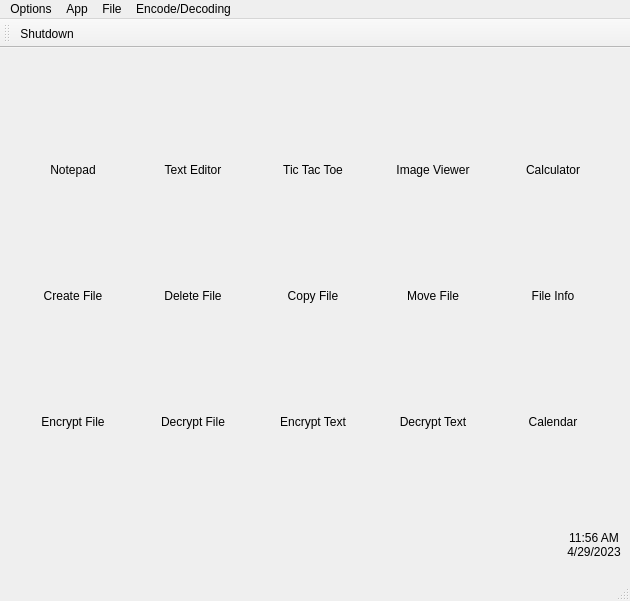
<?xml version="1.0" encoding="UTF-8"?>
<ui version="4.0">
 <class>Desktop</class>
 <widget class="QMainWindow" name="Desktop">
  <property name="geometry">
   <rect>
    <x>0</x>
    <y>0</y>
    <width>630</width>
    <height>601</height>
   </rect>
  </property>
  <property name="sizePolicy">
   <sizepolicy hsizetype="Fixed" vsizetype="Preferred">
    <horstretch>0</horstretch>
    <verstretch>0</verstretch>
   </sizepolicy>
  </property>
  <property name="windowTitle">
   <string>MainWindow</string>
  </property>
  <widget class="QWidget" name="centralwidget">
   <property name="minimumSize">
    <size>
     <width>50</width>
     <height>50</height>
    </size>
   </property>
   <layout class="QVBoxLayout" name="verticalLayout_16">
    <item>
     <layout class="QGridLayout" name="gridLayout">
      <item row="0" column="0">
       <layout class="QVBoxLayout" name="verticalLayout_5">
        <item>
         <widget class="QPushButton" name="notepad">
          <property name="enabled">
           <bool>true</bool>
          </property>
          <property name="sizePolicy">
           <sizepolicy hsizetype="Minimum" vsizetype="Preferred">
            <horstretch>0</horstretch>
            <verstretch>0</verstretch>
           </sizepolicy>
          </property>
          <property name="minimumSize">
           <size>
            <width>100</width>
            <height>100</height>
           </size>
          </property>
          <property name="maximumSize">
           <size>
            <width>100</width>
            <height>100</height>
           </size>
          </property>
          <property name="styleSheet">
           <string notr="true">QPushButton {
    border-image: url(:/img/notepad.png) 0 0 0 0 stretch stretch;
    border: none;
}
</string>
          </property>
          <property name="text">
           <string/>
          </property>
         </widget>
        </item>
        <item>
         <widget class="QLabel" name="label_9">
          <property name="minimumSize">
           <size>
            <width>100</width>
            <height>0</height>
           </size>
          </property>
          <property name="maximumSize">
           <size>
            <width>100</width>
            <height>16777215</height>
           </size>
          </property>
          <property name="text">
           <string>Notepad</string>
          </property>
          <property name="alignment">
           <set>Qt::AlignCenter</set>
          </property>
         </widget>
        </item>
       </layout>
      </item>
      <item row="0" column="1">
       <layout class="QVBoxLayout" name="verticalLayout_4">
        <item>
         <widget class="QPushButton" name="text_editor">
          <property name="enabled">
           <bool>true</bool>
          </property>
          <property name="sizePolicy">
           <sizepolicy hsizetype="Minimum" vsizetype="Preferred">
            <horstretch>0</horstretch>
            <verstretch>0</verstretch>
           </sizepolicy>
          </property>
          <property name="minimumSize">
           <size>
            <width>100</width>
            <height>100</height>
           </size>
          </property>
          <property name="maximumSize">
           <size>
            <width>100</width>
            <height>100</height>
           </size>
          </property>
          <property name="styleSheet">
           <string notr="true">QPushButton {
    border-image: url(:/img/text_editor.png) 0 0 0 0 stretch stretch;
    border: none;
}
</string>
          </property>
          <property name="text">
           <string/>
          </property>
         </widget>
        </item>
        <item>
         <widget class="QLabel" name="label_8">
          <property name="minimumSize">
           <size>
            <width>100</width>
            <height>0</height>
           </size>
          </property>
          <property name="maximumSize">
           <size>
            <width>100</width>
            <height>16777215</height>
           </size>
          </property>
          <property name="text">
           <string>Text Editor</string>
          </property>
          <property name="alignment">
           <set>Qt::AlignCenter</set>
          </property>
         </widget>
        </item>
       </layout>
      </item>
      <item row="0" column="2">
       <layout class="QVBoxLayout" name="verticalLayout_3">
        <item>
         <widget class="QPushButton" name="tic_tac_toe">
          <property name="sizePolicy">
           <sizepolicy hsizetype="Minimum" vsizetype="Preferred">
            <horstretch>0</horstretch>
            <verstretch>0</verstretch>
           </sizepolicy>
          </property>
          <property name="minimumSize">
           <size>
            <width>100</width>
            <height>100</height>
           </size>
          </property>
          <property name="maximumSize">
           <size>
            <width>100</width>
            <height>100</height>
           </size>
          </property>
          <property name="styleSheet">
           <string notr="true">QPushButton {
    border-image: url(:/img/tictactoe.png) 0 0 0 0 stretch stretch;
    border: none;
}
</string>
          </property>
          <property name="text">
           <string/>
          </property>
         </widget>
        </item>
        <item>
         <widget class="QLabel" name="label_7">
          <property name="minimumSize">
           <size>
            <width>100</width>
            <height>0</height>
           </size>
          </property>
          <property name="maximumSize">
           <size>
            <width>100</width>
            <height>16777215</height>
           </size>
          </property>
          <property name="text">
           <string>Tic Tac Toe</string>
          </property>
          <property name="alignment">
           <set>Qt::AlignCenter</set>
          </property>
         </widget>
        </item>
       </layout>
      </item>
      <item row="0" column="3">
       <layout class="QVBoxLayout" name="verticalLayout_2">
        <item>
         <widget class="QPushButton" name="image_viewer">
          <property name="sizePolicy">
           <sizepolicy hsizetype="Minimum" vsizetype="Preferred">
            <horstretch>0</horstretch>
            <verstretch>0</verstretch>
           </sizepolicy>
          </property>
          <property name="minimumSize">
           <size>
            <width>100</width>
            <height>100</height>
           </size>
          </property>
          <property name="maximumSize">
           <size>
            <width>100</width>
            <height>100</height>
           </size>
          </property>
          <property name="styleSheet">
           <string notr="true">QPushButton {
    border-image: url(:/img/image_viewer.png) 0 0 0 0 stretch stretch;
    border: none;
}
</string>
          </property>
          <property name="text">
           <string/>
          </property>
         </widget>
        </item>
        <item>
         <widget class="QLabel" name="label_6">
          <property name="minimumSize">
           <size>
            <width>100</width>
            <height>0</height>
           </size>
          </property>
          <property name="maximumSize">
           <size>
            <width>100</width>
            <height>16777215</height>
           </size>
          </property>
          <property name="text">
           <string>Image Viewer</string>
          </property>
          <property name="alignment">
           <set>Qt::AlignCenter</set>
          </property>
         </widget>
        </item>
       </layout>
      </item>
      <item row="0" column="4">
       <layout class="QVBoxLayout" name="verticalLayout">
        <item>
         <widget class="QPushButton" name="calculator">
          <property name="sizePolicy">
           <sizepolicy hsizetype="Minimum" vsizetype="Preferred">
            <horstretch>0</horstretch>
            <verstretch>0</verstretch>
           </sizepolicy>
          </property>
          <property name="minimumSize">
           <size>
            <width>100</width>
            <height>100</height>
           </size>
          </property>
          <property name="maximumSize">
           <size>
            <width>100</width>
            <height>100</height>
           </size>
          </property>
          <property name="styleSheet">
           <string notr="true">QPushButton {
    border-image: url(:/img/calculator.png) 0 0 0 0 stretch stretch;
    border: none;
}
</string>
          </property>
          <property name="text">
           <string/>
          </property>
         </widget>
        </item>
        <item>
         <widget class="QLabel" name="label_5">
          <property name="minimumSize">
           <size>
            <width>100</width>
            <height>0</height>
           </size>
          </property>
          <property name="maximumSize">
           <size>
            <width>100</width>
            <height>16777215</height>
           </size>
          </property>
          <property name="text">
           <string>Calculator</string>
          </property>
          <property name="alignment">
           <set>Qt::AlignCenter</set>
          </property>
         </widget>
        </item>
       </layout>
      </item>
      <item row="1" column="0">
       <layout class="QVBoxLayout" name="verticalLayout_10">
        <item>
         <widget class="QPushButton" name="create_file">
          <property name="sizePolicy">
           <sizepolicy hsizetype="Minimum" vsizetype="Preferred">
            <horstretch>0</horstretch>
            <verstretch>0</verstretch>
           </sizepolicy>
          </property>
          <property name="minimumSize">
           <size>
            <width>100</width>
            <height>100</height>
           </size>
          </property>
          <property name="maximumSize">
           <size>
            <width>100</width>
            <height>100</height>
           </size>
          </property>
          <property name="styleSheet">
           <string notr="true">QPushButton {
    border-image: url(:/img/create_file.png) 0 0 0 0 stretch stretch;
    border: none;
}
</string>
          </property>
          <property name="text">
           <string/>
          </property>
         </widget>
        </item>
        <item>
         <widget class="QLabel" name="label_10">
          <property name="minimumSize">
           <size>
            <width>100</width>
            <height>0</height>
           </size>
          </property>
          <property name="maximumSize">
           <size>
            <width>100</width>
            <height>16777215</height>
           </size>
          </property>
          <property name="text">
           <string>Create File</string>
          </property>
          <property name="alignment">
           <set>Qt::AlignCenter</set>
          </property>
         </widget>
        </item>
       </layout>
      </item>
      <item row="1" column="1">
       <layout class="QVBoxLayout" name="verticalLayout_9">
        <item>
         <widget class="QPushButton" name="delete_file">
          <property name="sizePolicy">
           <sizepolicy hsizetype="Minimum" vsizetype="Preferred">
            <horstretch>0</horstretch>
            <verstretch>0</verstretch>
           </sizepolicy>
          </property>
          <property name="minimumSize">
           <size>
            <width>100</width>
            <height>100</height>
           </size>
          </property>
          <property name="maximumSize">
           <size>
            <width>100</width>
            <height>100</height>
           </size>
          </property>
          <property name="styleSheet">
           <string notr="true">QPushButton {
    border-image: url(:/img/delete_file.png) 0 0 0 0 stretch stretch;
    border: none;
}
</string>
          </property>
          <property name="text">
           <string/>
          </property>
         </widget>
        </item>
        <item>
         <widget class="QLabel" name="label_11">
          <property name="minimumSize">
           <size>
            <width>100</width>
            <height>0</height>
           </size>
          </property>
          <property name="maximumSize">
           <size>
            <width>100</width>
            <height>16777215</height>
           </size>
          </property>
          <property name="text">
           <string>Delete File</string>
          </property>
          <property name="alignment">
           <set>Qt::AlignCenter</set>
          </property>
         </widget>
        </item>
       </layout>
      </item>
      <item row="1" column="2">
       <layout class="QVBoxLayout" name="verticalLayout_8">
        <item>
         <widget class="QPushButton" name="copy_file">
          <property name="sizePolicy">
           <sizepolicy hsizetype="Minimum" vsizetype="Preferred">
            <horstretch>0</horstretch>
            <verstretch>0</verstretch>
           </sizepolicy>
          </property>
          <property name="minimumSize">
           <size>
            <width>100</width>
            <height>100</height>
           </size>
          </property>
          <property name="maximumSize">
           <size>
            <width>100</width>
            <height>100</height>
           </size>
          </property>
          <property name="styleSheet">
           <string notr="true">QPushButton {
    border-image: url(:/img/copy_file.png) 0 0 0 0 stretch stretch;
    border: none;
}
</string>
          </property>
          <property name="text">
           <string/>
          </property>
         </widget>
        </item>
        <item>
         <widget class="QLabel" name="label_13">
          <property name="minimumSize">
           <size>
            <width>100</width>
            <height>0</height>
           </size>
          </property>
          <property name="maximumSize">
           <size>
            <width>100</width>
            <height>16777215</height>
           </size>
          </property>
          <property name="text">
           <string>Copy File</string>
          </property>
          <property name="alignment">
           <set>Qt::AlignCenter</set>
          </property>
         </widget>
        </item>
       </layout>
      </item>
      <item row="1" column="3">
       <layout class="QVBoxLayout" name="verticalLayout_7">
        <item>
         <widget class="QPushButton" name="move_file">
          <property name="sizePolicy">
           <sizepolicy hsizetype="Minimum" vsizetype="Preferred">
            <horstretch>0</horstretch>
            <verstretch>0</verstretch>
           </sizepolicy>
          </property>
          <property name="minimumSize">
           <size>
            <width>100</width>
            <height>100</height>
           </size>
          </property>
          <property name="maximumSize">
           <size>
            <width>100</width>
            <height>100</height>
           </size>
          </property>
          <property name="styleSheet">
           <string notr="true">QPushButton {
    border-image: url(:/img/move_file.png) 0 0 0 0 stretch stretch;
    border: none;
}
</string>
          </property>
          <property name="text">
           <string/>
          </property>
         </widget>
        </item>
        <item>
         <widget class="QLabel" name="label_14">
          <property name="minimumSize">
           <size>
            <width>100</width>
            <height>0</height>
           </size>
          </property>
          <property name="maximumSize">
           <size>
            <width>100</width>
            <height>16777215</height>
           </size>
          </property>
          <property name="text">
           <string>Move File</string>
          </property>
          <property name="alignment">
           <set>Qt::AlignCenter</set>
          </property>
         </widget>
        </item>
       </layout>
      </item>
      <item row="1" column="4">
       <layout class="QVBoxLayout" name="verticalLayout_6">
        <item>
         <widget class="QPushButton" name="check_file_info">
          <property name="sizePolicy">
           <sizepolicy hsizetype="Minimum" vsizetype="Preferred">
            <horstretch>0</horstretch>
            <verstretch>0</verstretch>
           </sizepolicy>
          </property>
          <property name="minimumSize">
           <size>
            <width>100</width>
            <height>100</height>
           </size>
          </property>
          <property name="maximumSize">
           <size>
            <width>100</width>
            <height>100</height>
           </size>
          </property>
          <property name="styleSheet">
           <string notr="true">QPushButton {
    border-image: url(:/img/file_info.png) 0 0 0 0 stretch stretch;
    border: none;
}
</string>
          </property>
          <property name="text">
           <string/>
          </property>
         </widget>
        </item>
        <item>
         <widget class="QLabel" name="label_15">
          <property name="minimumSize">
           <size>
            <width>100</width>
            <height>0</height>
           </size>
          </property>
          <property name="maximumSize">
           <size>
            <width>100</width>
            <height>16777215</height>
           </size>
          </property>
          <property name="text">
           <string>File Info</string>
          </property>
          <property name="alignment">
           <set>Qt::AlignCenter</set>
          </property>
         </widget>
        </item>
       </layout>
      </item>
      <item row="2" column="0">
       <layout class="QVBoxLayout" name="verticalLayout_15">
        <item>
         <widget class="QPushButton" name="file_encryptor">
          <property name="sizePolicy">
           <sizepolicy hsizetype="Minimum" vsizetype="Preferred">
            <horstretch>0</horstretch>
            <verstretch>0</verstretch>
           </sizepolicy>
          </property>
          <property name="minimumSize">
           <size>
            <width>100</width>
            <height>100</height>
           </size>
          </property>
          <property name="maximumSize">
           <size>
            <width>100</width>
            <height>100</height>
           </size>
          </property>
          <property name="styleSheet">
           <string notr="true">QPushButton {
    border-image: url(:/img/file_encryption.png) 0 0 0 0 stretch stretch;
    border: none;
}
</string>
          </property>
          <property name="text">
           <string/>
          </property>
         </widget>
        </item>
        <item>
         <widget class="QLabel" name="label_16">
          <property name="minimumSize">
           <size>
            <width>100</width>
            <height>0</height>
           </size>
          </property>
          <property name="maximumSize">
           <size>
            <width>100</width>
            <height>16777215</height>
           </size>
          </property>
          <property name="text">
           <string>Encrypt File</string>
          </property>
          <property name="alignment">
           <set>Qt::AlignCenter</set>
          </property>
         </widget>
        </item>
       </layout>
      </item>
      <item row="2" column="1">
       <layout class="QVBoxLayout" name="verticalLayout_14">
        <item>
         <widget class="QPushButton" name="file_decryptor">
          <property name="sizePolicy">
           <sizepolicy hsizetype="Minimum" vsizetype="Preferred">
            <horstretch>0</horstretch>
            <verstretch>0</verstretch>
           </sizepolicy>
          </property>
          <property name="minimumSize">
           <size>
            <width>100</width>
            <height>100</height>
           </size>
          </property>
          <property name="maximumSize">
           <size>
            <width>100</width>
            <height>100</height>
           </size>
          </property>
          <property name="styleSheet">
           <string notr="true">QPushButton {
    border-image: url(:/img/file_decryption.png) 0 0 0 0 stretch stretch;
    border: none;
}
</string>
          </property>
          <property name="text">
           <string/>
          </property>
         </widget>
        </item>
        <item>
         <widget class="QLabel" name="label_17">
          <property name="minimumSize">
           <size>
            <width>100</width>
            <height>0</height>
           </size>
          </property>
          <property name="maximumSize">
           <size>
            <width>100</width>
            <height>16777215</height>
           </size>
          </property>
          <property name="text">
           <string>Decrypt File</string>
          </property>
          <property name="alignment">
           <set>Qt::AlignCenter</set>
          </property>
         </widget>
        </item>
       </layout>
      </item>
      <item row="2" column="2">
       <layout class="QVBoxLayout" name="verticalLayout_13">
        <item>
         <widget class="QPushButton" name="text_decryptor">
          <property name="sizePolicy">
           <sizepolicy hsizetype="Minimum" vsizetype="Preferred">
            <horstretch>0</horstretch>
            <verstretch>0</verstretch>
           </sizepolicy>
          </property>
          <property name="minimumSize">
           <size>
            <width>100</width>
            <height>100</height>
           </size>
          </property>
          <property name="maximumSize">
           <size>
            <width>100</width>
            <height>100</height>
           </size>
          </property>
          <property name="styleSheet">
           <string notr="true">QPushButton {
    border-image: url(:/img/text_decryption.png) 0 0 0 0 stretch stretch;
    border: none;
}
</string>
          </property>
          <property name="text">
           <string/>
          </property>
         </widget>
        </item>
        <item>
         <widget class="QLabel" name="label_18">
          <property name="minimumSize">
           <size>
            <width>100</width>
            <height>0</height>
           </size>
          </property>
          <property name="maximumSize">
           <size>
            <width>100</width>
            <height>16777215</height>
           </size>
          </property>
          <property name="text">
           <string>Encrypt Text</string>
          </property>
          <property name="alignment">
           <set>Qt::AlignCenter</set>
          </property>
         </widget>
        </item>
       </layout>
      </item>
      <item row="2" column="3">
       <layout class="QVBoxLayout" name="verticalLayout_12">
        <item>
         <widget class="QPushButton" name="text_encryptor">
          <property name="sizePolicy">
           <sizepolicy hsizetype="Minimum" vsizetype="Preferred">
            <horstretch>0</horstretch>
            <verstretch>0</verstretch>
           </sizepolicy>
          </property>
          <property name="minimumSize">
           <size>
            <width>100</width>
            <height>100</height>
           </size>
          </property>
          <property name="maximumSize">
           <size>
            <width>100</width>
            <height>100</height>
           </size>
          </property>
          <property name="styleSheet">
           <string notr="true">QPushButton {
    border-image: url(:/img/text_encryption.png) 0 0 0 0 stretch stretch;
    border: none;
}
</string>
          </property>
          <property name="text">
           <string/>
          </property>
         </widget>
        </item>
        <item>
         <widget class="QLabel" name="label_19">
          <property name="minimumSize">
           <size>
            <width>100</width>
            <height>0</height>
           </size>
          </property>
          <property name="maximumSize">
           <size>
            <width>100</width>
            <height>16777215</height>
           </size>
          </property>
          <property name="text">
           <string>Decrypt Text</string>
          </property>
          <property name="alignment">
           <set>Qt::AlignCenter</set>
          </property>
         </widget>
        </item>
       </layout>
      </item>
      <item row="2" column="4">
       <layout class="QVBoxLayout" name="verticalLayout_11">
        <item>
         <widget class="QPushButton" name="calender">
          <property name="sizePolicy">
           <sizepolicy hsizetype="Minimum" vsizetype="Preferred">
            <horstretch>0</horstretch>
            <verstretch>0</verstretch>
           </sizepolicy>
          </property>
          <property name="minimumSize">
           <size>
            <width>100</width>
            <height>100</height>
           </size>
          </property>
          <property name="maximumSize">
           <size>
            <width>100</width>
            <height>100</height>
           </size>
          </property>
          <property name="styleSheet">
           <string notr="true">QPushButton {
    border-image: url(:/img/calender.png) 0 0 0 0 stretch stretch;
    border: none;
}
</string>
          </property>
          <property name="text">
           <string/>
          </property>
         </widget>
        </item>
        <item>
         <widget class="QLabel" name="label_20">
          <property name="minimumSize">
           <size>
            <width>100</width>
            <height>0</height>
           </size>
          </property>
          <property name="maximumSize">
           <size>
            <width>100</width>
            <height>16777215</height>
           </size>
          </property>
          <property name="text">
           <string>Calendar</string>
          </property>
          <property name="alignment">
           <set>Qt::AlignCenter</set>
          </property>
         </widget>
        </item>
       </layout>
      </item>
     </layout>
    </item>
    <item>
     <spacer name="verticalSpacer">
      <property name="orientation">
       <enum>Qt::Vertical</enum>
      </property>
      <property name="sizeHint" stdset="0">
       <size>
        <width>20</width>
        <height>44</height>
       </size>
      </property>
     </spacer>
    </item>
    <item>
     <layout class="QHBoxLayout" name="horizontalLayout">
      <item>
       <spacer name="horizontalSpacer">
        <property name="orientation">
         <enum>Qt::Horizontal</enum>
        </property>
        <property name="sizeHint" stdset="0">
         <size>
          <width>40</width>
          <height>20</height>
         </size>
        </property>
       </spacer>
      </item>
      <item>
       <widget class="QPushButton" name="b_time">
        <property name="sizePolicy">
         <sizepolicy hsizetype="Minimum" vsizetype="Preferred">
          <horstretch>0</horstretch>
          <verstretch>0</verstretch>
         </sizepolicy>
        </property>
        <property name="minimumSize">
         <size>
          <width>50</width>
          <height>50</height>
         </size>
        </property>
        <property name="maximumSize">
         <size>
          <width>200</width>
          <height>200</height>
         </size>
        </property>
        <property name="styleSheet">
         <string notr="true">QPushButton {
    border-image: 0 0 0 0 stretch stretch;
    border: none;
}
</string>
        </property>
        <property name="text">
         <string>11:56 AM
4/29/2023</string>
        </property>
       </widget>
      </item>
     </layout>
    </item>
   </layout>
  </widget>
  <widget class="QMenuBar" name="menubar">
   <property name="geometry">
    <rect>
     <x>0</x>
     <y>0</y>
     <width>630</width>
     <height>22</height>
    </rect>
   </property>
   <widget class="QMenu" name="menuOptions">
    <property name="title">
     <string>Options</string>
    </property>
    <addaction name="actionShutdown"/>
   </widget>
   <widget class="QMenu" name="menuFile">
    <property name="title">
     <string>File</string>
    </property>
    <addaction name="actionCreate"/>
    <addaction name="actionDelete"/>
    <addaction name="actionCopy"/>
    <addaction name="actionMove"/>
    <addaction name="actionInfo"/>
   </widget>
   <widget class="QMenu" name="menuApp">
    <property name="title">
     <string>App</string>
    </property>
    <addaction name="actionNotepad"/>
    <addaction name="actionText_Editor"/>
    <addaction name="actionTic_Tac_Toe"/>
    <addaction name="actionImage_Viewer"/>
    <addaction name="actionCalculator"/>
    <addaction name="actionCalender"/>
   </widget>
   <widget class="QMenu" name="menuEncode_Decoding">
    <property name="title">
     <string>Encode/Decoding</string>
    </property>
    <addaction name="actionFile_Encoding"/>
    <addaction name="actionFile_Decryption"/>
    <addaction name="actionText_Encryption"/>
    <addaction name="actionText_Decryption"/>
   </widget>
   <addaction name="menuOptions"/>
   <addaction name="menuApp"/>
   <addaction name="menuFile"/>
   <addaction name="menuEncode_Decoding"/>
  </widget>
  <widget class="QStatusBar" name="statusbar"/>
  <widget class="QToolBar" name="toolBar">
   <property name="windowTitle">
    <string>toolBar</string>
   </property>
   <attribute name="toolBarArea">
    <enum>TopToolBarArea</enum>
   </attribute>
   <attribute name="toolBarBreak">
    <bool>false</bool>
   </attribute>
   <addaction name="actionShutdown"/>
  </widget>
  <action name="actionShutdown">
   <property name="icon">
    <iconset resource="resource.qrc">
     <normaloff>:/img/shutdown.png</normaloff>:/img/shutdown.png</iconset>
   </property>
   <property name="text">
    <string>Shutdown</string>
   </property>
   <property name="shortcut">
    <string>Ctrl+Esc</string>
   </property>
  </action>
  <action name="actionlogout">
   <property name="text">
    <string>logout</string>
   </property>
  </action>
  <action name="actionCreate">
   <property name="text">
    <string>Create</string>
   </property>
   <property name="shortcut">
    <string>Ctrl+6</string>
   </property>
  </action>
  <action name="actionDelete">
   <property name="text">
    <string>Delete</string>
   </property>
   <property name="shortcut">
    <string>Ctrl+7</string>
   </property>
  </action>
  <action name="actionCopy">
   <property name="text">
    <string>Copy</string>
   </property>
   <property name="shortcut">
    <string>Ctrl+8</string>
   </property>
  </action>
  <action name="actionMove">
   <property name="text">
    <string>Move</string>
   </property>
   <property name="shortcut">
    <string>Ctrl+9</string>
   </property>
  </action>
  <action name="actionInfo">
   <property name="text">
    <string>Info</string>
   </property>
   <property name="shortcut">
    <string>Ctrl+0</string>
   </property>
  </action>
  <action name="actionNotepad">
   <property name="text">
    <string>Notepad</string>
   </property>
   <property name="shortcut">
    <string>Ctrl+1</string>
   </property>
  </action>
  <action name="actionText_Editor">
   <property name="text">
    <string>Text Editor</string>
   </property>
   <property name="shortcut">
    <string>Ctrl+2</string>
   </property>
  </action>
  <action name="actionTic_Tac_Toe">
   <property name="text">
    <string>Tic Tac Toe</string>
   </property>
   <property name="shortcut">
    <string>Ctrl+3</string>
   </property>
  </action>
  <action name="actionImage_Viewer">
   <property name="text">
    <string>Image Viewer</string>
   </property>
   <property name="shortcut">
    <string>Ctrl+4</string>
   </property>
  </action>
  <action name="actionCalculator">
   <property name="text">
    <string>Calculator</string>
   </property>
   <property name="shortcut">
    <string>Ctrl+5</string>
   </property>
  </action>
  <action name="actionCalender">
   <property name="text">
    <string>Calender</string>
   </property>
   <property name="shortcut">
    <string>Ctrl+T</string>
   </property>
  </action>
  <action name="actionFile_Encoding">
   <property name="text">
    <string>File Encryption</string>
   </property>
   <property name="shortcut">
    <string>Ctrl+Q</string>
   </property>
  </action>
  <action name="actionFile_Decryption">
   <property name="text">
    <string>File Decryption</string>
   </property>
   <property name="shortcut">
    <string>Ctrl+W</string>
   </property>
  </action>
  <action name="actionText_Encryption">
   <property name="text">
    <string>Text Encryption</string>
   </property>
   <property name="shortcut">
    <string>Ctrl+E</string>
   </property>
  </action>
  <action name="actionText_Decryption">
   <property name="text">
    <string>Text Decryption</string>
   </property>
   <property name="shortcut">
    <string>Ctrl+R</string>
   </property>
  </action>
 </widget>
 <resources>
  <include location="resource.qrc"/>
 </resources>
 <connections/>
</ui>
